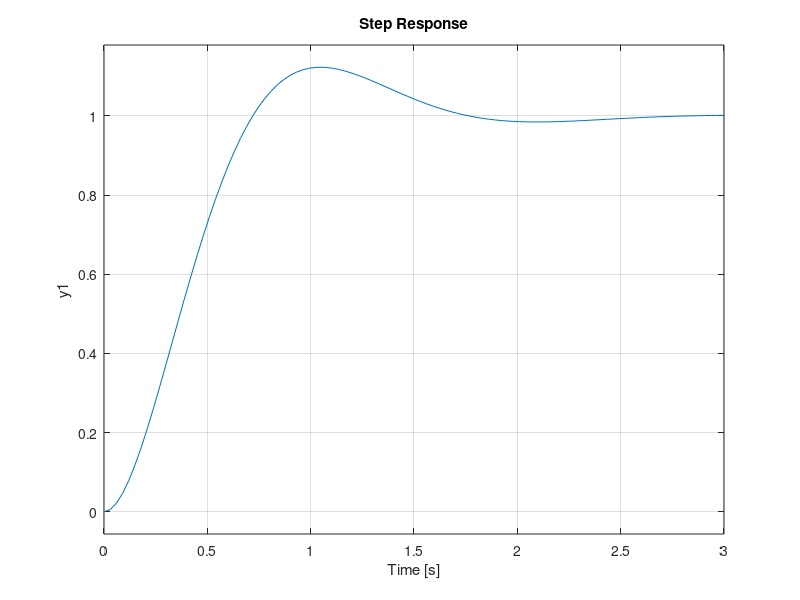
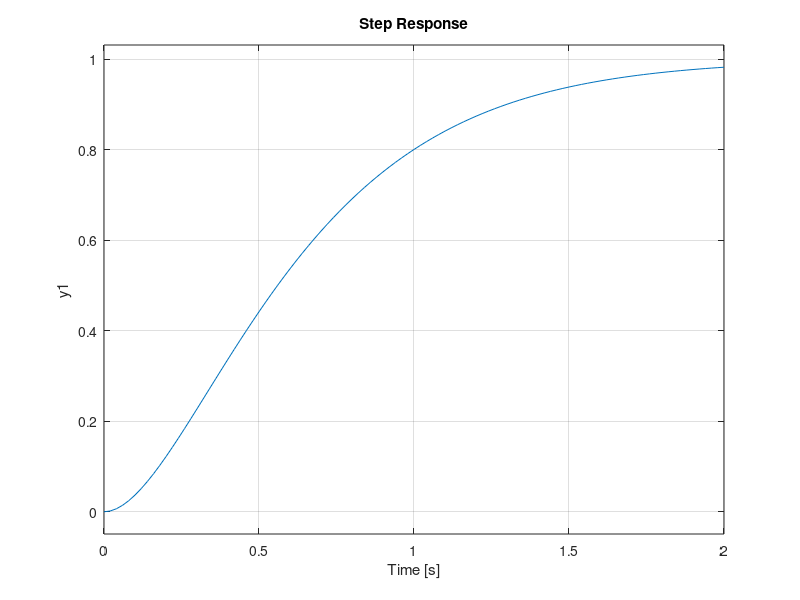
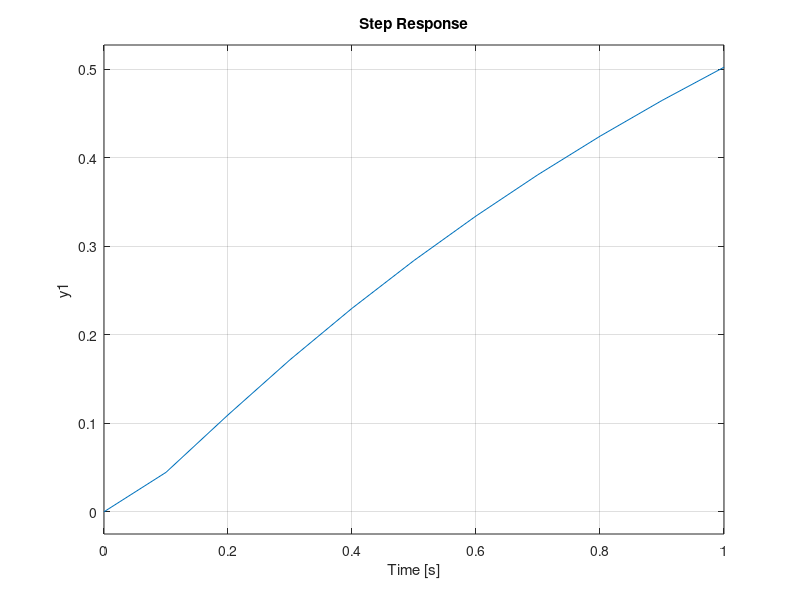
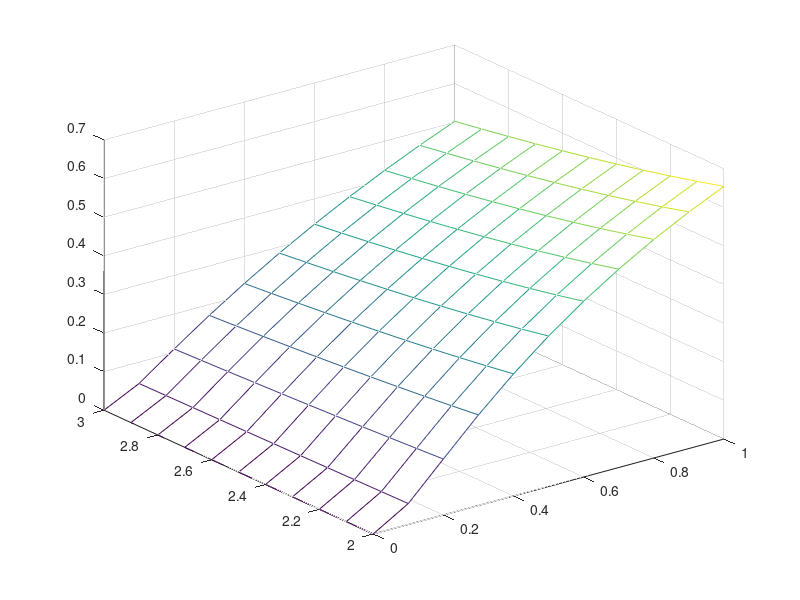

These charts were generated, in order, by the following MATLAB code:
%ex4
clear all
close all
clc

tf1 = tf(13, [1 4 13]);
step(tf1)

figure

tf2 = tf(9, [1 6 9]);
step(tf2)

figure
hold all
q = 2:0.1:3;
t = 0:0.1:1;

z = zeros(length(q), length(t));

for i=1:length(q)
    tfx = tf(18, [1 2*sqrt(18)*q(i) 18]);
    step(tfx, t);
    [z(i, 1:end) T] = step(tfx, t);
end

figure
mesh(t,q,z)